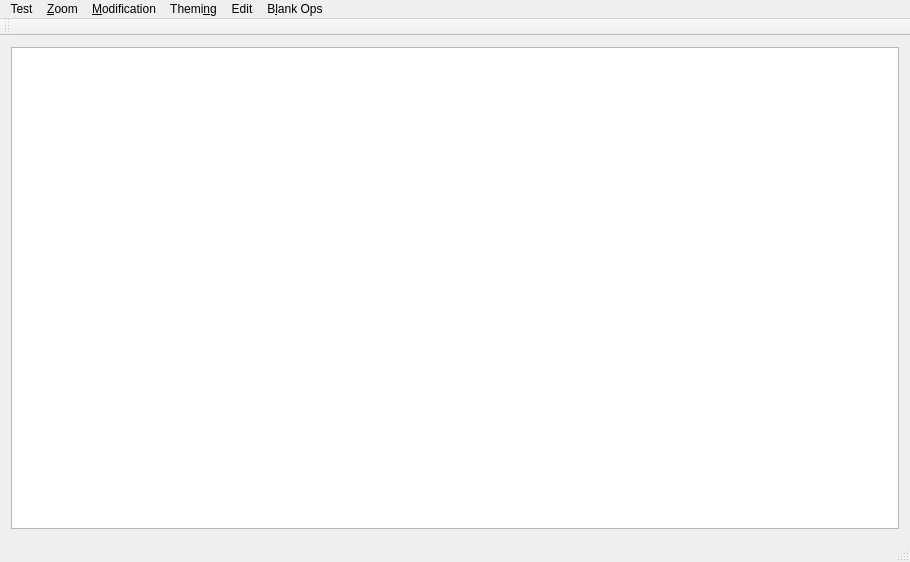
<?xml version="1.0" encoding="UTF-8"?>
<ui version="4.0">
 <class>MainWindow</class>
 <widget class="QMainWindow" name="MainWindow">
  <property name="geometry">
   <rect>
    <x>0</x>
    <y>0</y>
    <width>910</width>
    <height>562</height>
   </rect>
  </property>
  <property name="windowTitle">
   <string>MainWindow</string>
  </property>
  <widget class="QWidget" name="centralWidget">
   <layout class="QHBoxLayout" name="horizontalLayout">
    <item>
     <widget class="ote::TextEdit" name="plainTextEdit">
      <property name="backgroundVisible">
       <bool>false</bool>
      </property>
     </widget>
    </item>
   </layout>
  </widget>
  <widget class="QMenuBar" name="menuBar">
   <property name="geometry">
    <rect>
     <x>0</x>
     <y>0</y>
     <width>910</width>
     <height>27</height>
    </rect>
   </property>
   <widget class="QMenu" name="menuVisual">
    <property name="title">
     <string>Test</string>
    </property>
    <addaction name="actionShow_Whitespace"/>
    <addaction name="actionShow_Linebreaks"/>
    <addaction name="actionEnable_Smart_Indent"/>
    <addaction name="actionEnable_Line_Wrap"/>
    <addaction name="actionAuto_convert_tab_to_spaces"/>
    <addaction name="actionShow_End_of_Line_markers"/>
   </widget>
   <widget class="QMenu" name="menuZoom">
    <property name="title">
     <string>&amp;Zoom</string>
    </property>
    <addaction name="actionReset_Zoom"/>
    <addaction name="actionZoom_In"/>
    <addaction name="actionZoom_Out"/>
   </widget>
   <widget class="QMenu" name="menuModification">
    <property name="title">
     <string>&amp;Modification</string>
    </property>
    <addaction name="actionSet_Document_Unmodified"/>
   </widget>
   <widget class="QMenu" name="menuTheming">
    <property name="title">
     <string>Themi&amp;ng</string>
    </property>
    <addaction name="actionSelect_Light_Theme"/>
    <addaction name="actionSelect_Dark_Theme"/>
    <addaction name="actionReload_Theme_Files"/>
    <addaction name="actionReload_Syntax_Files"/>
   </widget>
   <widget class="QMenu" name="menuEdit">
    <property name="title">
     <string>Edit</string>
    </property>
    <addaction name="actionMove_Selection_Up"/>
    <addaction name="actionMove_Selection_Down"/>
    <addaction name="actionDelete_Selected_Blocks"/>
    <addaction name="actionDuplicate_Selected_Blocks"/>
   </widget>
   <widget class="QMenu" name="menuLine_Operations">
    <property name="title">
     <string>B&amp;lank Ops</string>
    </property>
    <addaction name="actionLeading_WS_to_Tabs"/>
    <addaction name="actionLeading_WS_to_Spaces"/>
   </widget>
   <addaction name="menuVisual"/>
   <addaction name="menuZoom"/>
   <addaction name="menuModification"/>
   <addaction name="menuTheming"/>
   <addaction name="menuEdit"/>
   <addaction name="menuLine_Operations"/>
  </widget>
  <widget class="QToolBar" name="mainToolBar">
   <attribute name="toolBarArea">
    <enum>TopToolBarArea</enum>
   </attribute>
   <attribute name="toolBarBreak">
    <bool>false</bool>
   </attribute>
  </widget>
  <widget class="QStatusBar" name="statusBar"/>
  <action name="actionSelect_Light_Theme">
   <property name="text">
    <string>&amp;Select Light Theme</string>
   </property>
  </action>
  <action name="actionSelect_Dark_Theme">
   <property name="text">
    <string>Select &amp;Dark Theme</string>
   </property>
  </action>
  <action name="actionShow_Whitespace">
   <property name="checkable">
    <bool>true</bool>
   </property>
   <property name="text">
    <string>Show &amp;Whitespace</string>
   </property>
  </action>
  <action name="actionShow_Linebreaks">
   <property name="checkable">
    <bool>true</bool>
   </property>
   <property name="text">
    <string>Show &amp;Linebreaks</string>
   </property>
  </action>
  <action name="actionEnable_Smart_Indent">
   <property name="checkable">
    <bool>true</bool>
   </property>
   <property name="text">
    <string>&amp;Enable Smart Indent</string>
   </property>
  </action>
  <action name="actionEnable_Line_Wrap">
   <property name="checkable">
    <bool>true</bool>
   </property>
   <property name="text">
    <string>E&amp;nable Line Wrap</string>
   </property>
  </action>
  <action name="actionAuto_convert_tab_to_spaces">
   <property name="checkable">
    <bool>true</bool>
   </property>
   <property name="text">
    <string>&amp;Auto-Convert Tab To Space</string>
   </property>
  </action>
  <action name="actionReset_Zoom">
   <property name="text">
    <string>&amp;Reset Zoom</string>
   </property>
  </action>
  <action name="actionZoom_In">
   <property name="text">
    <string>&amp;Zoom In</string>
   </property>
  </action>
  <action name="actionZoom_Out">
   <property name="text">
    <string>Zoom &amp;Out</string>
   </property>
  </action>
  <action name="actionSet_Document_Unmodified">
   <property name="text">
    <string>&amp;Set Document Unmodified</string>
   </property>
  </action>
  <action name="actionReload_Theme_Files">
   <property name="text">
    <string>&amp;Reload Theme Files</string>
   </property>
  </action>
  <action name="actionMove_Selection_Up">
   <property name="text">
    <string>&amp;Move Selection Up</string>
   </property>
   <property name="shortcut">
    <string>Ctrl+Shift+Up</string>
   </property>
  </action>
  <action name="actionMove_Selection_Down">
   <property name="text">
    <string>Move &amp;Selection Down</string>
   </property>
   <property name="shortcut">
    <string>Ctrl+Shift+Down</string>
   </property>
  </action>
  <action name="actionDelete_Selected_Blocks">
   <property name="text">
    <string>&amp;Delete Selected Blocks</string>
   </property>
   <property name="shortcut">
    <string>Ctrl+L</string>
   </property>
  </action>
  <action name="actionDuplicate_Selected_Blocks">
   <property name="text">
    <string>Duplicate Selected &amp;Blocks</string>
   </property>
   <property name="shortcut">
    <string>Ctrl+D</string>
   </property>
  </action>
  <action name="actionLeading_WS_to_Tabs">
   <property name="text">
    <string>&amp;Leading WS to Tabs</string>
   </property>
  </action>
  <action name="actionLeading_WS_to_Spaces">
   <property name="text">
    <string>Leading &amp;WS to Spaces</string>
   </property>
  </action>
  <action name="actionReload_Syntax_Files">
   <property name="text">
    <string>Reload Syntax &amp;Files</string>
   </property>
  </action>
  <action name="actionShow_End_of_Line_markers">
   <property name="checkable">
    <bool>true</bool>
   </property>
   <property name="text">
    <string>Show End of Line markers</string>
   </property>
  </action>
 </widget>
 <layoutdefault spacing="6" margin="11"/>
 <customwidgets>
  <customwidget>
   <class>ote::TextEdit</class>
   <extends>QPlainTextEdit</extends>
   <header>ote/textedit.h</header>
  </customwidget>
 </customwidgets>
 <resources/>
 <connections/>
</ui>
